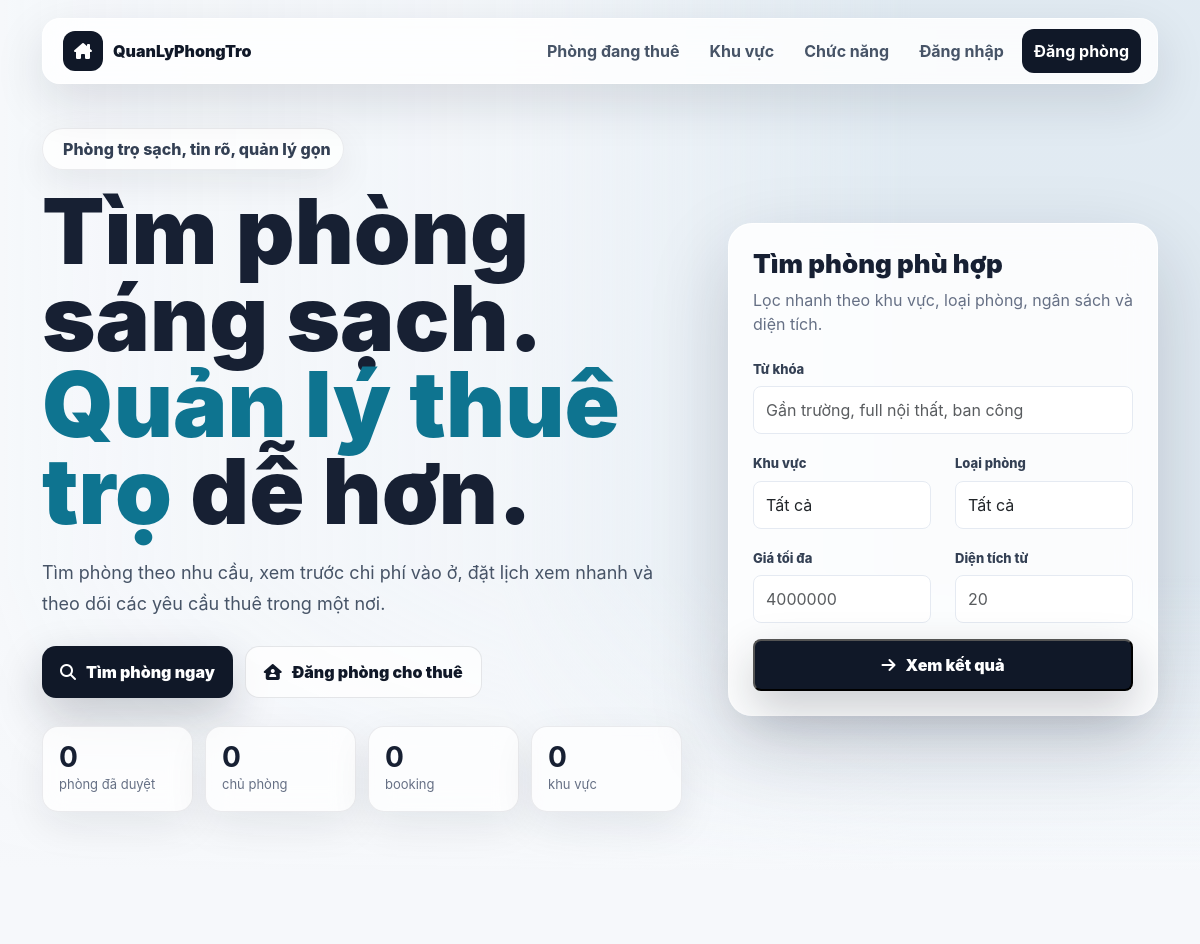
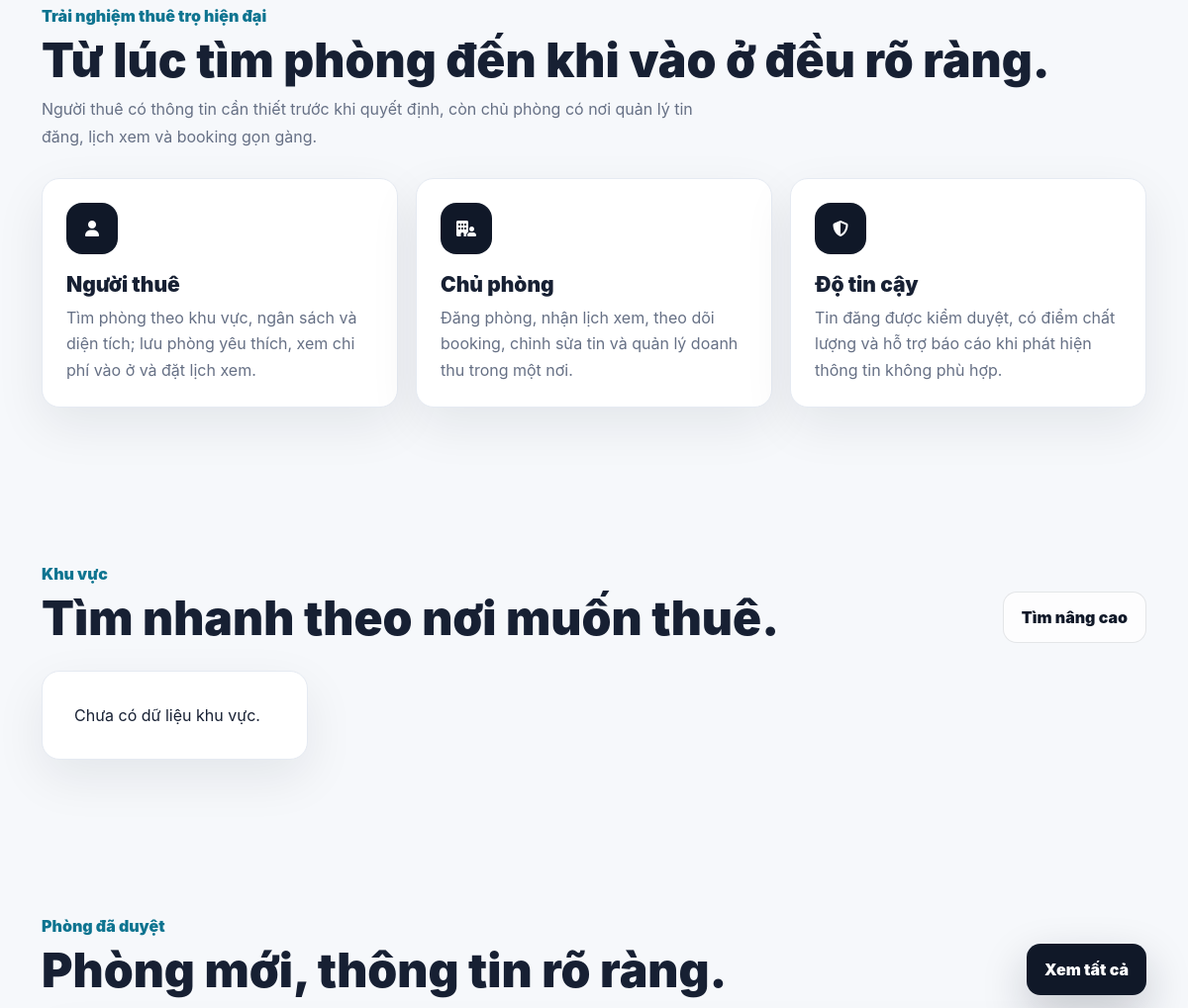
The app's page /public/index.php (upper part), older data (2 pictures, top to bottom).
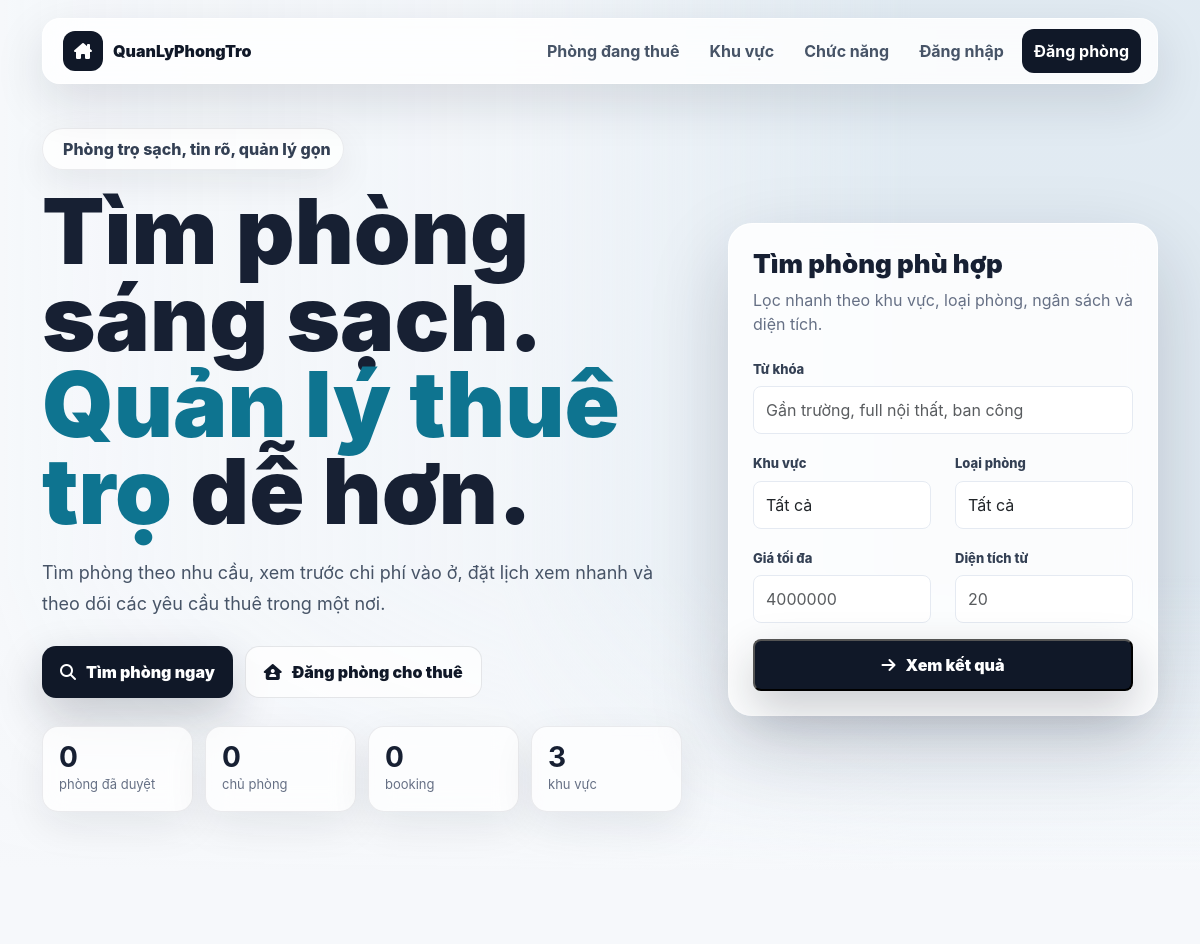
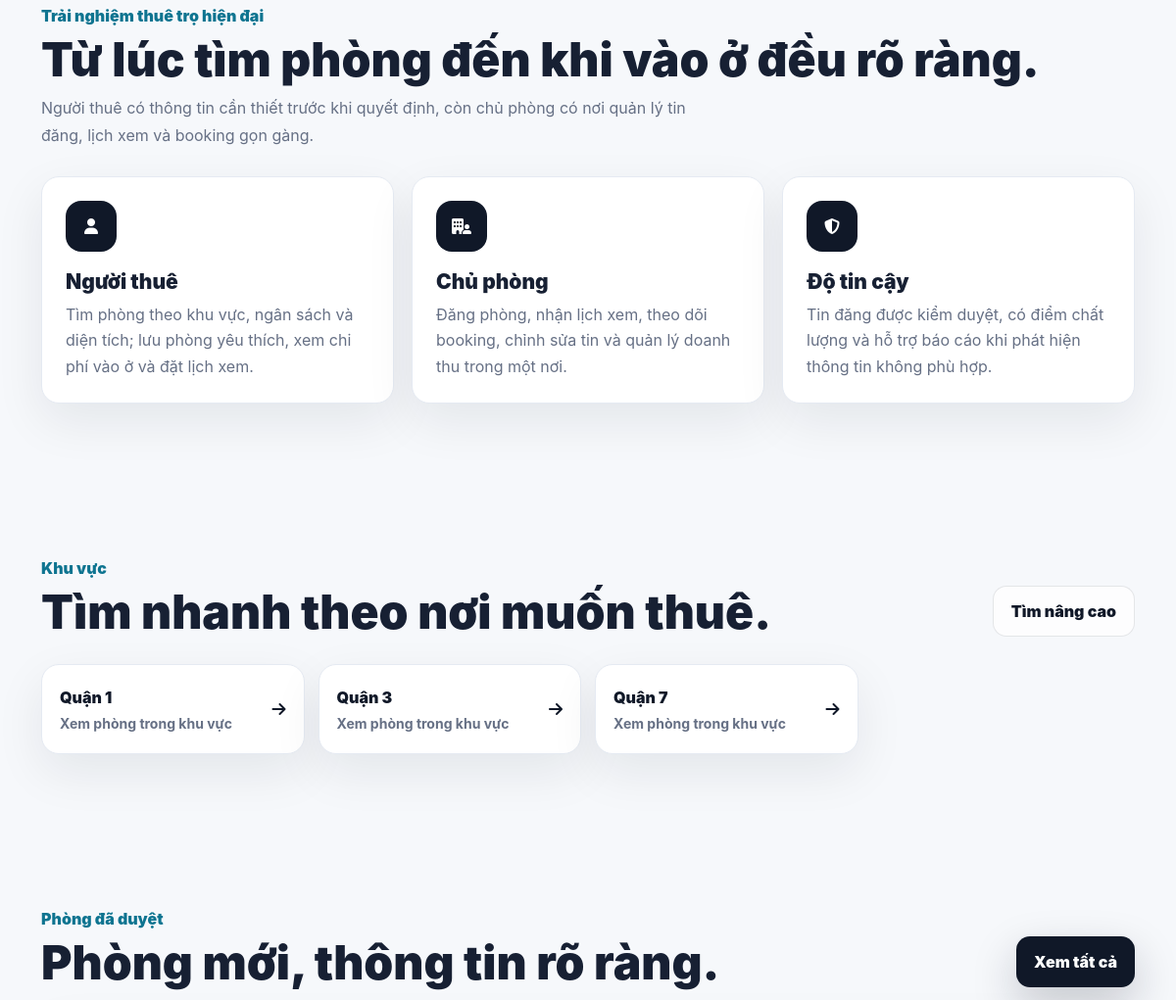
The same page, newer data (2 pictures, top to bottom).
### tables this page shows
CREATE TABLE `districts` (
  `id` int(11) NOT NULL,
  `name` varchar(255) DEFAULT NULL
);

### core/Database.php (called while the page is built, shortened)
<?php
class Database {
    private $conn;
    public function __construct($connection) {
        $this->conn = $connection;
    }
    public function getRow($sql) {
        $result = $this->conn->query($sql);
        if ($result && $result->num_rows > 0) {
            return $result->fetch_assoc();
        }
        return false;
    }
    public function getRows($sql) {
        $result = $this->conn->query($sql);
        if ($result && $result->num_rows > 0) {
            $rows = [];
            while ($row = $result->fetch_assoc()) {
                $rows[] = $row;
            }
            return $rows;
        }
        return [];
    }
}
?>

### public/index.php (the view, shortened to what this page needs)
<?php
@require_once '../config/database.php';
@require_once '../core/Database.php';
$db = new Database($conn);
$districts = [];
$stats = ['rooms' => 0, 'owners' => 0, 'bookings' => 0, 'districts' => 0];
try {
    $districts = $db->getRows("SELECT id, name FROM districts ORDER BY name LIMIT 8");
    $stats['rooms'] = (int)($db->getRow("SELECT COUNT(*) AS total FROM motels WHERE status = 'approved'")['total'] ?? 0);
    $stats['owners'] = (int)($db->getRow("SELECT COUNT(*) AS total FROM users WHERE role = 'owner' AND status = 'approved'")['total'] ?? 0);
    $stats['bookings'] = (int)($db->getRow("SELECT COUNT(*) AS total FROM bookings")['total'] ?? 0);
    $stats['districts'] = (int)($db->getRow("SELECT COUNT(*) AS total FROM districts")['total'] ?? 0);
} catch (Throwable $e) {
    $districts = [];
    $categories = [];
    $rooms = [];
}
?>
<!DOCTYPE html>
<html lang="vi">
<head>
    <link href="https://cdn.jsdelivr.net/npm/bootstrap@5.3.0/dist/css/bootstrap.min.css" rel="stylesheet">
    <link href="https://cdnjs.cloudflare.com/ajax/libs/font-awesome/6.5.0/css/all.min.css" rel="stylesheet">
    <link href="assets/css/modern.css" rel="stylesheet">
</head>
<body>
    <nav class="home-nav">
        <div class="container-lg">
            <div class="nav-frame">
                <a href="index.php" class="brand">
                    <span class="brand-mark"><i class="fas fa-house-chimney"></i></span>
                    <span>QuanLyPhongTro</span>
                </a>
                <div class="nav-links">
                    <a href="#rooms">Phòng đang thuê</a>
                    <a href="#areas">Khu vực</a>
                    <a href="#system">Chức năng</a>
                    <a href="login.php">Đăng nhập</a>
                    <a href="owner-register.php" class="nav-cta">Đăng phòng</a>
                </div>
            </div>
        </div>
    </nav>
    <header class="hero">
        <div class="hero-media" aria-hidden="true">
        </div>
        <div class="container-lg hero-content">
            <div class="hero-grid">
                <section>
                    <div class="eyebrow"><i class="fas fa-sparkles"></i> Phòng trọ sạch, tin rõ, quản lý gọn</div>
                    <h1>Tìm phòng sáng sạch. <span>Quản lý thuê trọ</span> dễ hơn.</h1>
                    <p class="hero-copy">
                        Tìm phòng theo nhu cầu, xem trước chi phí vào ở, đặt lịch xem nhanh
                        và theo dõi các yêu cầu thuê trong một nơi.
                    </p>
                    <div class="hero-actions">
                        <a href="user/search.php" class="btn-home primary"><i class="fas fa-magnifying-glass"></i> Tìm phòng ngay</a>
                        <a href="owner-register.php" class="btn-home secondary"><i class="fas fa-house-user"></i> Đăng phòng cho thuê</a>
                    </div>
                    <div class="metrics">
                        <div class="metric"><strong><?php echo number_format($stats['rooms']); ?></strong><span>phòng đã duyệt</span></div>
                        <div class="metric"><strong><?php echo number_format($stats['owners']); ?></strong><span>chủ phòng</span></div>
                        <div class="metric"><strong><?php echo number_format($stats['bookings']); ?></strong><span>booking</span></div>
                        <div class="metric"><strong><?php echo number_format($stats['districts']); ?></strong><span>khu vực</span></div>
                    </div>
                </section>
                <aside class="search-card">
                    <h2>Tìm phòng phù hợp</h2>
                    <p>Lọc nhanh theo khu vực, loại phòng, ngân sách và diện tích.</p>
                    <form method="GET" action="user/search.php">
                        <div class="mb-3">
                            <label for="keyword">Từ khóa</label>
                            <input id="keyword" class="form-control" name="keyword" placeholder="Gần trường, full nội thất, ban công">
                        </div>
                        <div class="row">
                            <div class="col-md-6 mb-3">
                                <label for="district">Khu vực</label>
                                <select id="district" name="district_id" class="form-select">
                                    <option value="">Tất cả</option>
                                </select>
                            </div>
                            <div class="col-md-6 mb-3">
                                <label for="category">Loại phòng</label>
                                <select id="category" name="category_id" class="form-select">
                                    <option value="">Tất cả</option>
                                </select>
                            </div>
                        </div>
                        <div class="row">
                            <div class="col-md-6 mb-3">
                                <label for="max_price">Giá tối đa</label>
                                <input id="max_price" class="form-control" type="number" name="max_price" placeholder="4000000">
                            </div>
                            <div class="col-md-6 mb-3">
                                <label for="area_min">Diện tích từ</label>
                                <input id="area_min" class="form-control" type="number" name="area_min" placeholder="20">
                            </div>
                        </div>
                        <button class="btn-home primary w-100" type="submit"><i class="fas fa-arrow-right"></i> Xem kết quả</button>
                    </form>
                </aside>
            </div>
        </div>
    </header>
    <main>
        <section class="section" id="system">
            <div class="container-lg">
                <div class="section-head">
                    <div>
                        <div class="kicker">Trải nghiệm thuê trọ hiện đại</div>
                        <h2 class="section-title">Từ lúc tìm phòng đến khi vào ở đều rõ ràng.</h2>
                        <p class="section-desc">Người thuê có thông tin cần thiết trước khi quyết định, còn chủ phòng có nơi quản lý tin đăng, lịch xem và booking gọn gàng.</p>
                    </div>
                </div>
                <div class="feature-grid">
                    <article class="feature-card">
                        <div class="feature-icon"><i class="fas fa-user"></i></div>
                        <h3>Người thuê</h3>
                        <p>Tìm phòng theo khu vực, ngân sách và diện tích; lưu phòng yêu thích, xem chi phí vào ở và đặt lịch xem.</p>
                    </article>
                    <article class="feature-card">
                        <div class="feature-icon"><i class="fas fa-building-user"></i></div>
                        <h3>Chủ phòng</h3>
                        <p>Đăng phòng, nhận lịch xem, theo dõi booking, chỉnh sửa tin và quản lý doanh thu trong một nơi.</p>
                    </article>
                    <article class="feature-card">
                        <div class="feature-icon"><i class="fas fa-shield-halved"></i></div>
                        <h3>Độ tin cậy</h3>
                        <p>Tin đăng được kiểm duyệt, có điểm chất lượng và hỗ trợ báo cáo khi phát hiện thông tin không phù hợp.</p>
                    </article>
                </div>
            </div>
        </section>
        <section class="section" id="areas">
            <div class="container-lg">
                <div class="section-head">
                    <div>
                        <div class="kicker">Khu vực</div>
                        <h2 class="section-title">Tìm nhanh theo nơi muốn thuê.</h2>
                    </div>
                    <a href="user/search.php" class="btn-home secondary">Tìm nâng cao</a>
                </div>
                <div class="area-grid">
                    <?php foreach ($districts as $district): ?>
                        <a class="area-card" href="user/search.php?district_id=<?php echo (int)$district['id']; ?>">
                            <span><?php echo htmlspecialchars($district['name']); ?><small>Xem phòng trong khu vực</small></span>
                            <i class="fas fa-arrow-right"></i>
                        </a>
                    <?php endforeach; ?>
                    <?php if (!$districts): ?>
                        <div class="empty-market">Chưa có dữ liệu khu vực.</div>
                    <?php endif; ?>
                </div>
            </div>
        </section>
        <section class="section" id="rooms">
            <div class="container-lg">
                <div class="section-head">
                    <div>
                        <div class="kicker">Phòng đã duyệt</div>
                        <h2 class="section-title">Phòng mới, thông tin rõ ràng.</h2>
                    </div>
                    <a href="user/search.php" class="btn-home primary">Xem tất cả</a>
                </div>
            </div>
        </section>
    </main>
</body>
</html>

### public/assets/css/modern.css (style rules this page uses)
:root { --app-bg: #f4f7fb; --app-surface: #ffffff; --app-surface-soft: #f8fafc; --app-text: #172033; --app-muted: #667085; --app-border: #e5eaf2; --app-primary: #2563eb; --app-primary-dark: #1e40af; --app-accent: #14b8a6; --app-warning: #f59e0b; --app-danger: #dc2626; --app-success: #16a34a; --app-shadow: 0 14px 40px rgba(15, 23, 42, 0.08); --app-radius: 8px; }
body { background: var(--app-bg) !important; color: var(--app-text); font-family: "Inter", "Segoe UI", Arial, sans-serif !important; }
*, *::before, *::after { box-sizing: border-box; }
.btn, button, .btn-primary, .btn-view, .btn-search, .btn-cta { border-radius: var(--app-radius) !important; font-weight: 700; }
.form-control, .form-select, input, textarea, select { border-radius: var(--app-radius) !important; border-color: var(--app-border) !important; }

Row changes from the older to the newer data that the page shows:
added districts: name "Quận 1"
added districts: name "Quận 3"
added districts: name "Quận 7"
Text that changed along with them:
$stats['districts']: "0" → "3"
text no longer shown: "Chưa có dữ liệu khu vực."
